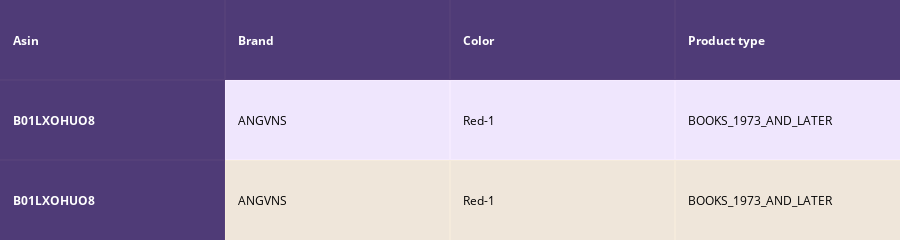
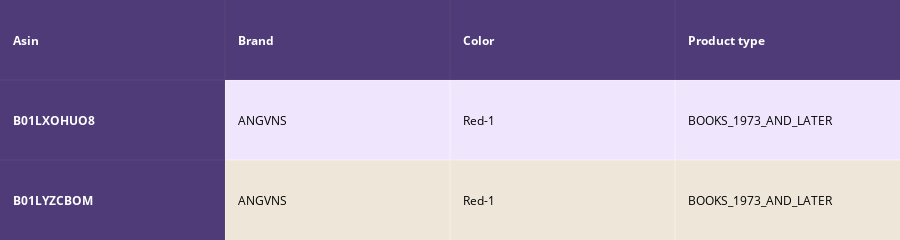
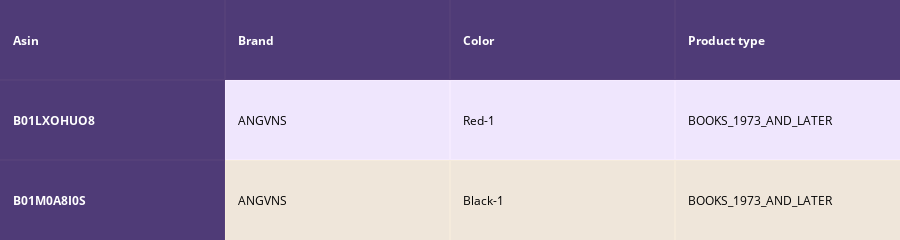
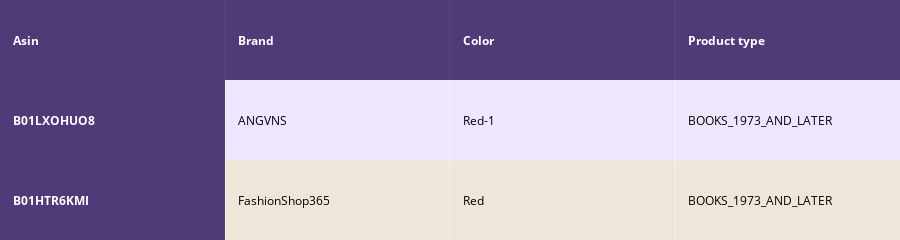

Notebook source saved alongside these figures, in order:
### Code cell
def idf_w2v_brand(doc_id, w1, w2, num_results):
    
    # w1: weight for  w2v features
    # w2: weight for brand and color features
    
    idf_w2v_dist = pairwise_distances(w2v_title_weight, w2v_title_weight[doc_id].reshape(1,-1))
    ex_feat_dist = pairwise_distances(extra_features, extra_features[doc_id])
    pairwise_dist = (w1 * idf_w2v_dist + w2 * ex_feat_dist)/float(w1 + w2)
    
    indices = np.argsort(pairwise_dist.flatten())[0:num_results]
    pdists  = np.sort(pairwise_dist.flatten())[0:num_results]
    
    df_indices = list(data.index[indices])
    
    for i in range(0, len(indices)):
        heat_map_w2v_brand(data['title'].loc[df_indices[0]],data['title'].loc[df_indices[i]], data['medium_image_url'].loc[df_indices[i]], indices[0], indices[i],df_indices[0], df_indices[i], 'weighted')
        print('ASIN :',data['asin'].loc[df_indices[i]])
        print('Brand :',data['brand'].loc[df_indices[i]])
        print('euclidean distance from input :', pdists[i])
        print('='*125)
        
idf_w2v_brand(1250, 5, 5, 10)

### Figure 1 — Plotly figure (JSON) as saved in the notebook; plotly's stock layout.template omitted (floating-point values rounded to 4 significant figures)
{"data": [{"colorscale": [[0, "#1d004d"], [0.5, "#f2e5ff"], [1, "#f2e5d1"]], "hoverinfo": "none", "opacity": 0.75, "showscale": false, "type": "heatmap", "z": [[0, 0, 0, 0], [0, 0.5, 0.5, 0.5], [0, 1, 1, 1]]}], "layout": {"annotations": [{"align": "left", "font": {"color": "#ffffff"}, "showarrow": false, "text": "<b>Asin</b>", "x": -0.45, "xanchor": "left", "xref": "x", "y": 0, "yref": "y"}, {"align": "left", "font": {"color": "#ffffff"}, "showarrow": false, "text": "<b>Brand</b>", "x": 0.55, "xanchor": "left", "xref": "x", "y": 0, "yref": "y"}, {"align": "left", "font": {"color": "#ffffff"}, "showarrow": false, "text": "<b>Color</b>", "x": 1.55, "xanchor": "left", "xref": "x", "y": 0, "yref": "y"}, {"align": "left", "font": {"color": "#ffffff"}, "showarrow": false, "text": "<b>Product type</b>", "x": 2.55, "xanchor": "left", "xref": "x", "y": 0, "yref": "y"}, {"align": "left", "font": {"color": "#ffffff"}, "showarrow": false, "text": "<b>B01LXOHUO8</b>", "x": -0.45, "xanchor": "left", "xref": "x", "y": 1, "yref": "y"}, {"align": "left", "font": {"color": "#000000"}, "showarrow": false, "text": "ANGVNS", "x": 0.55, "xanchor": "left", "xref": "x", "y": 1, "yref": "y"}, {"align": "left", "font": {"color": "#000000"}, "showarrow": false, "text": "Red-1", "x": 1.55, "xanchor": "left", "xref": "x", "y": 1, "yref": "y"}, {"align": "left", "font": {"color": "#000000"}, "showarrow": false, "text": "BOOKS_1973_AND_LATER", "x": 2.55, "xanchor": "left", "xref": "x", "y": 1, "yref": "y"}, {"align": "left", "font": {"color": "#ffffff"}, "showarrow": false, "text": "<b>B01LXOHUO8</b>", "x": -0.45, "xanchor": "left", "xref": "x", "y": 2, "yref": "y"}, {"align": "left", "font": {"color": "#000000"}, "showarrow": false, "text": "ANGVNS", "x": 0.55, "xanchor": "left", "xref": "x", "y": 2, "yref": "y"}, {"align": "left", "font": {"color": "#000000"}, "showarrow": false, "text": "Red-1", "x": 1.55, "xanchor": "left", "xref": "x", "y": 2, "yref": "y"}, {"align": "left", "font": {"color": "#000000"}, "showarrow": false, "text": "BOOKS_1973_AND_LATER", "x": 2.55, "xanchor": "left", "xref": "x", "y": 2, "yref": "y"}], "height": 140, "margin": {"b": 0, "l": 0, "r": 0, "t": 0}, "xaxis": {"dtick": 1, "gridwidth": 2, "showticklabels": false, "tick0": -0.5, "ticks": "", "zeroline": false}, "yaxis": {"autorange": "reversed", "dtick": 1, "gridwidth": 2, "showticklabels": false, "tick0": 0.5, "ticks": "", "zeroline": false}}}

### Figure 2 — Plotly figure (JSON) as saved in the notebook; plotly's stock layout.template omitted (floating-point values rounded to 4 significant figures)
{"data": [{"colorscale": [[0, "#1d004d"], [0.5, "#f2e5ff"], [1, "#f2e5d1"]], "hoverinfo": "none", "opacity": 0.75, "showscale": false, "type": "heatmap", "z": [[0, 0, 0, 0], [0, 0.5, 0.5, 0.5], [0, 1, 1, 1]]}], "layout": {"annotations": [{"align": "left", "font": {"color": "#ffffff"}, "showarrow": false, "text": "<b>Asin</b>", "x": -0.45, "xanchor": "left", "xref": "x", "y": 0, "yref": "y"}, {"align": "left", "font": {"color": "#ffffff"}, "showarrow": false, "text": "<b>Brand</b>", "x": 0.55, "xanchor": "left", "xref": "x", "y": 0, "yref": "y"}, {"align": "left", "font": {"color": "#ffffff"}, "showarrow": false, "text": "<b>Color</b>", "x": 1.55, "xanchor": "left", "xref": "x", "y": 0, "yref": "y"}, {"align": "left", "font": {"color": "#ffffff"}, "showarrow": false, "text": "<b>Product type</b>", "x": 2.55, "xanchor": "left", "xref": "x", "y": 0, "yref": "y"}, {"align": "left", "font": {"color": "#ffffff"}, "showarrow": false, "text": "<b>B01LXOHUO8</b>", "x": -0.45, "xanchor": "left", "xref": "x", "y": 1, "yref": "y"}, {"align": "left", "font": {"color": "#000000"}, "showarrow": false, "text": "ANGVNS", "x": 0.55, "xanchor": "left", "xref": "x", "y": 1, "yref": "y"}, {"align": "left", "font": {"color": "#000000"}, "showarrow": false, "text": "Red-1", "x": 1.55, "xanchor": "left", "xref": "x", "y": 1, "yref": "y"}, {"align": "left", "font": {"color": "#000000"}, "showarrow": false, "text": "BOOKS_1973_AND_LATER", "x": 2.55, "xanchor": "left", "xref": "x", "y": 1, "yref": "y"}, {"align": "left", "font": {"color": "#ffffff"}, "showarrow": false, "text": "<b>B01LYZCBOM</b>", "x": -0.45, "xanchor": "left", "xref": "x", "y": 2, "yref": "y"}, {"align": "left", "font": {"color": "#000000"}, "showarrow": false, "text": "ANGVNS", "x": 0.55, "xanchor": "left", "xref": "x", "y": 2, "yref": "y"}, {"align": "left", "font": {"color": "#000000"}, "showarrow": false, "text": "Red-1", "x": 1.55, "xanchor": "left", "xref": "x", "y": 2, "yref": "y"}, {"align": "left", "font": {"color": "#000000"}, "showarrow": false, "text": "BOOKS_1973_AND_LATER", "x": 2.55, "xanchor": "left", "xref": "x", "y": 2, "yref": "y"}], "height": 140, "margin": {"b": 0, "l": 0, "r": 0, "t": 0}, "xaxis": {"dtick": 1, "gridwidth": 2, "showticklabels": false, "tick0": -0.5, "ticks": "", "zeroline": false}, "yaxis": {"autorange": "reversed", "dtick": 1, "gridwidth": 2, "showticklabels": false, "tick0": 0.5, "ticks": "", "zeroline": false}}}

### Figure 3 — Plotly figure (JSON) as saved in the notebook; plotly's stock layout.template omitted (floating-point values rounded to 4 significant figures)
{"data": [{"colorscale": [[0, "#1d004d"], [0.5, "#f2e5ff"], [1, "#f2e5d1"]], "hoverinfo": "none", "opacity": 0.75, "showscale": false, "type": "heatmap", "z": [[0, 0, 0, 0], [0, 0.5, 0.5, 0.5], [0, 1, 1, 1]]}], "layout": {"annotations": [{"align": "left", "font": {"color": "#ffffff"}, "showarrow": false, "text": "<b>Asin</b>", "x": -0.45, "xanchor": "left", "xref": "x", "y": 0, "yref": "y"}, {"align": "left", "font": {"color": "#ffffff"}, "showarrow": false, "text": "<b>Brand</b>", "x": 0.55, "xanchor": "left", "xref": "x", "y": 0, "yref": "y"}, {"align": "left", "font": {"color": "#ffffff"}, "showarrow": false, "text": "<b>Color</b>", "x": 1.55, "xanchor": "left", "xref": "x", "y": 0, "yref": "y"}, {"align": "left", "font": {"color": "#ffffff"}, "showarrow": false, "text": "<b>Product type</b>", "x": 2.55, "xanchor": "left", "xref": "x", "y": 0, "yref": "y"}, {"align": "left", "font": {"color": "#ffffff"}, "showarrow": false, "text": "<b>B01LXOHUO8</b>", "x": -0.45, "xanchor": "left", "xref": "x", "y": 1, "yref": "y"}, {"align": "left", "font": {"color": "#000000"}, "showarrow": false, "text": "ANGVNS", "x": 0.55, "xanchor": "left", "xref": "x", "y": 1, "yref": "y"}, {"align": "left", "font": {"color": "#000000"}, "showarrow": false, "text": "Red-1", "x": 1.55, "xanchor": "left", "xref": "x", "y": 1, "yref": "y"}, {"align": "left", "font": {"color": "#000000"}, "showarrow": false, "text": "BOOKS_1973_AND_LATER", "x": 2.55, "xanchor": "left", "xref": "x", "y": 1, "yref": "y"}, {"align": "left", "font": {"color": "#ffffff"}, "showarrow": false, "text": "<b>B01M0A8I0S</b>", "x": -0.45, "xanchor": "left", "xref": "x", "y": 2, "yref": "y"}, {"align": "left", "font": {"color": "#000000"}, "showarrow": false, "text": "ANGVNS", "x": 0.55, "xanchor": "left", "xref": "x", "y": 2, "yref": "y"}, {"align": "left", "font": {"color": "#000000"}, "showarrow": false, "text": "Black-1", "x": 1.55, "xanchor": "left", "xref": "x", "y": 2, "yref": "y"}, {"align": "left", "font": {"color": "#000000"}, "showarrow": false, "text": "BOOKS_1973_AND_LATER", "x": 2.55, "xanchor": "left", "xref": "x", "y": 2, "yref": "y"}], "height": 140, "margin": {"b": 0, "l": 0, "r": 0, "t": 0}, "xaxis": {"dtick": 1, "gridwidth": 2, "showticklabels": false, "tick0": -0.5, "ticks": "", "zeroline": false}, "yaxis": {"autorange": "reversed", "dtick": 1, "gridwidth": 2, "showticklabels": false, "tick0": 0.5, "ticks": "", "zeroline": false}}}

### Figure 4 — Plotly figure (JSON) as saved in the notebook; plotly's stock layout.template omitted (floating-point values rounded to 4 significant figures)
{"data": [{"colorscale": [[0, "#1d004d"], [0.5, "#f2e5ff"], [1, "#f2e5d1"]], "hoverinfo": "none", "opacity": 0.75, "showscale": false, "type": "heatmap", "z": [[0, 0, 0, 0], [0, 0.5, 0.5, 0.5], [0, 1, 1, 1]]}], "layout": {"annotations": [{"align": "left", "font": {"color": "#ffffff"}, "showarrow": false, "text": "<b>Asin</b>", "x": -0.45, "xanchor": "left", "xref": "x", "y": 0, "yref": "y"}, {"align": "left", "font": {"color": "#ffffff"}, "showarrow": false, "text": "<b>Brand</b>", "x": 0.55, "xanchor": "left", "xref": "x", "y": 0, "yref": "y"}, {"align": "left", "font": {"color": "#ffffff"}, "showarrow": false, "text": "<b>Color</b>", "x": 1.55, "xanchor": "left", "xref": "x", "y": 0, "yref": "y"}, {"align": "left", "font": {"color": "#ffffff"}, "showarrow": false, "text": "<b>Product type</b>", "x": 2.55, "xanchor": "left", "xref": "x", "y": 0, "yref": "y"}, {"align": "left", "font": {"color": "#ffffff"}, "showarrow": false, "text": "<b>B01LXOHUO8</b>", "x": -0.45, "xanchor": "left", "xref": "x", "y": 1, "yref": "y"}, {"align": "left", "font": {"color": "#000000"}, "showarrow": false, "text": "ANGVNS", "x": 0.55, "xanchor": "left", "xref": "x", "y": 1, "yref": "y"}, {"align": "left", "font": {"color": "#000000"}, "showarrow": false, "text": "Red-1", "x": 1.55, "xanchor": "left", "xref": "x", "y": 1, "yref": "y"}, {"align": "left", "font": {"color": "#000000"}, "showarrow": false, "text": "BOOKS_1973_AND_LATER", "x": 2.55, "xanchor": "left", "xref": "x", "y": 1, "yref": "y"}, {"align": "left", "font": {"color": "#ffffff"}, "showarrow": false, "text": "<b>B01HTR6KMI</b>", "x": -0.45, "xanchor": "left", "xref": "x", "y": 2, "yref": "y"}, {"align": "left", "font": {"color": "#000000"}, "showarrow": false, "text": "FashionShop365", "x": 0.55, "xanchor": "left", "xref": "x", "y": 2, "yref": "y"}, {"align": "left", "font": {"color": "#000000"}, "showarrow": false, "text": "Red", "x": 1.55, "xanchor": "left", "xref": "x", "y": 2, "yref": "y"}, {"align": "left", "font": {"color": "#000000"}, "showarrow": false, "text": "BOOKS_1973_AND_LATER", "x": 2.55, "xanchor": "left", "xref": "x", "y": 2, "yref": "y"}], "height": 140, "margin": {"b": 0, "l": 0, "r": 0, "t": 0}, "xaxis": {"dtick": 1, "gridwidth": 2, "showticklabels": false, "tick0": -0.5, "ticks": "", "zeroline": false}, "yaxis": {"autorange": "reversed", "dtick": 1, "gridwidth": 2, "showticklabels": false, "tick0": 0.5, "ticks": "", "zeroline": false}}}
